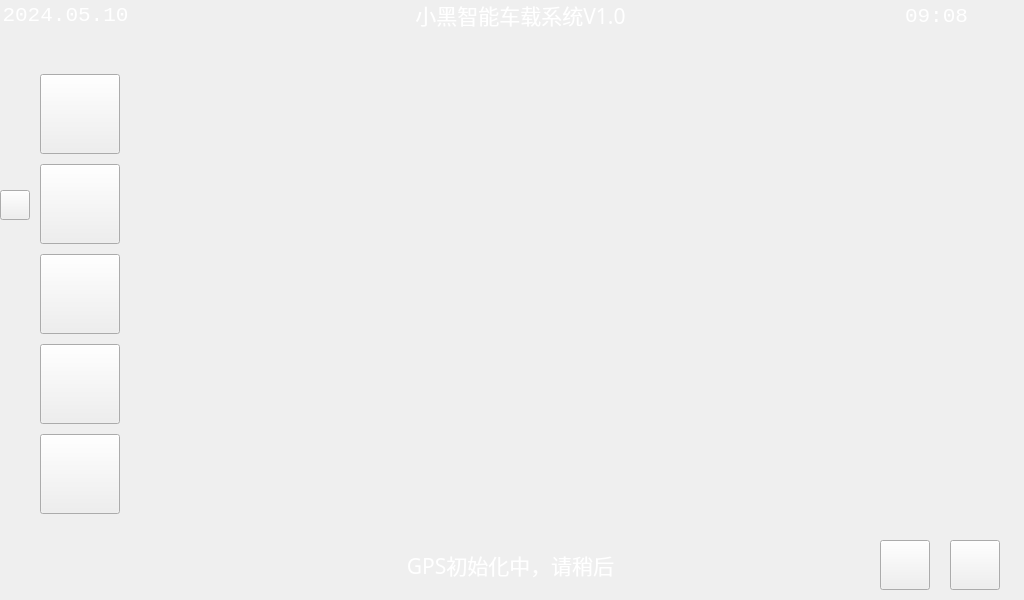
<?xml version="1.0" encoding="UTF-8"?>
<ui version="4.0">
 <class>Map</class>
 <widget class="QMainWindow" name="Map">
  <property name="geometry">
   <rect>
    <x>0</x>
    <y>0</y>
    <width>1024</width>
    <height>600</height>
   </rect>
  </property>
  <property name="windowTitle">
   <string>MainWindow</string>
  </property>
  <property name="styleSheet">
   <string notr="true">border-image: url(:/images/img/black.jpg);</string>
  </property>
  <widget class="QWidget" name="centralwidget">
   <widget class="QWidget" name="layoutWidget">
    <property name="geometry">
     <rect>
      <x>40</x>
      <y>70</y>
      <width>91</width>
      <height>451</height>
     </rect>
    </property>
    <layout class="QVBoxLayout" name="MenuLayout">
     <item>
      <widget class="QPushButton" name="CarButton">
       <property name="minimumSize">
        <size>
         <width>80</width>
         <height>80</height>
        </size>
       </property>
       <property name="maximumSize">
        <size>
         <width>80</width>
         <height>80</height>
        </size>
       </property>
       <property name="styleSheet">
        <string notr="true">border-image: url(:/images/img/daoche.png);</string>
       </property>
       <property name="text">
        <string/>
       </property>
      </widget>
     </item>
     <item>
      <widget class="QPushButton" name="MapButton">
       <property name="minimumSize">
        <size>
         <width>80</width>
         <height>80</height>
        </size>
       </property>
       <property name="maximumSize">
        <size>
         <width>80</width>
         <height>80</height>
        </size>
       </property>
       <property name="styleSheet">
        <string notr="true">border-image: url(:/images/img/map1.png);</string>
       </property>
       <property name="text">
        <string/>
       </property>
      </widget>
     </item>
     <item>
      <widget class="QPushButton" name="MusicButton">
       <property name="minimumSize">
        <size>
         <width>80</width>
         <height>80</height>
        </size>
       </property>
       <property name="maximumSize">
        <size>
         <width>80</width>
         <height>80</height>
        </size>
       </property>
       <property name="styleSheet">
        <string notr="true">border-image: url(:/images/img/home.png);</string>
       </property>
       <property name="text">
        <string/>
       </property>
      </widget>
     </item>
     <item>
      <widget class="QPushButton" name="WeatherButton">
       <property name="minimumSize">
        <size>
         <width>80</width>
         <height>80</height>
        </size>
       </property>
       <property name="maximumSize">
        <size>
         <width>80</width>
         <height>80</height>
        </size>
       </property>
       <property name="styleSheet">
        <string notr="true">border-image: url(:/images/img/weather.png);</string>
       </property>
       <property name="text">
        <string/>
       </property>
      </widget>
     </item>
     <item>
      <widget class="QPushButton" name="SetButton">
       <property name="minimumSize">
        <size>
         <width>80</width>
         <height>80</height>
        </size>
       </property>
       <property name="maximumSize">
        <size>
         <width>80</width>
         <height>80</height>
        </size>
       </property>
       <property name="styleSheet">
        <string notr="true">border-image: url(:/images/img/set.png);</string>
       </property>
       <property name="text">
        <string/>
       </property>
      </widget>
     </item>
    </layout>
   </widget>
   <widget class="QLabel" name="top_label_date">
    <property name="geometry">
     <rect>
      <x>0</x>
      <y>0</y>
      <width>131</width>
      <height>30</height>
     </rect>
    </property>
    <property name="minimumSize">
     <size>
      <width>30</width>
      <height>30</height>
     </size>
    </property>
    <property name="maximumSize">
     <size>
      <width>16777215</width>
      <height>30</height>
     </size>
    </property>
    <property name="palette">
     <palette>
      <active>
       <colorrole role="WindowText">
        <brush brushstyle="SolidPattern">
         <color alpha="255">
          <red>255</red>
          <green>255</green>
          <blue>255</blue>
         </color>
        </brush>
       </colorrole>
      </active>
      <inactive>
       <colorrole role="WindowText">
        <brush brushstyle="SolidPattern">
         <color alpha="255">
          <red>255</red>
          <green>255</green>
          <blue>255</blue>
         </color>
        </brush>
       </colorrole>
      </inactive>
      <disabled/>
     </palette>
    </property>
    <property name="font">
     <font>
      <family>Consolas</family>
      <pointsize>16</pointsize>
     </font>
    </property>
    <property name="text">
     <string>2024.05.10</string>
    </property>
    <property name="alignment">
     <set>Qt::AlignmentFlag::AlignCenter</set>
    </property>
   </widget>
   <widget class="QLabel" name="label_title">
    <property name="geometry">
     <rect>
      <x>290</x>
      <y>0</y>
      <width>461</width>
      <height>30</height>
     </rect>
    </property>
    <property name="palette">
     <palette>
      <active>
       <colorrole role="WindowText">
        <brush brushstyle="SolidPattern">
         <color alpha="255">
          <red>255</red>
          <green>255</green>
          <blue>255</blue>
         </color>
        </brush>
       </colorrole>
      </active>
      <inactive>
       <colorrole role="WindowText">
        <brush brushstyle="SolidPattern">
         <color alpha="255">
          <red>255</red>
          <green>255</green>
          <blue>255</blue>
         </color>
        </brush>
       </colorrole>
      </inactive>
      <disabled/>
     </palette>
    </property>
    <property name="font">
     <font>
      <family>微软雅黑</family>
      <pointsize>16</pointsize>
     </font>
    </property>
    <property name="text">
     <string>小黑智能车载系统V1.0</string>
    </property>
    <property name="alignment">
     <set>Qt::AlignmentFlag::AlignCenter</set>
    </property>
   </widget>
   <widget class="QWidget" name="layoutWidget_2">
    <property name="geometry">
     <rect>
      <x>780</x>
      <y>0</y>
      <width>241</width>
      <height>32</height>
     </rect>
    </property>
    <layout class="QHBoxLayout" name="TopLayout" stretch="0,0,0">
     <item>
      <widget class="QLabel" name="top_label_wifi">
       <property name="minimumSize">
        <size>
         <width>30</width>
         <height>30</height>
        </size>
       </property>
       <property name="maximumSize">
        <size>
         <width>30</width>
         <height>30</height>
        </size>
       </property>
       <property name="styleSheet">
        <string notr="true">border-image: url(:/images/img/WIFI.png);</string>
       </property>
       <property name="text">
        <string/>
       </property>
      </widget>
     </item>
     <item>
      <widget class="QLabel" name="top_label_bluetooth">
       <property name="minimumSize">
        <size>
         <width>30</width>
         <height>30</height>
        </size>
       </property>
       <property name="maximumSize">
        <size>
         <width>30</width>
         <height>30</height>
        </size>
       </property>
       <property name="styleSheet">
        <string notr="true">border-image: url(:/images/img/bluetooth.png);</string>
       </property>
       <property name="text">
        <string/>
       </property>
      </widget>
     </item>
     <item>
      <widget class="QLabel" name="top_label_time">
       <property name="minimumSize">
        <size>
         <width>30</width>
         <height>30</height>
        </size>
       </property>
       <property name="maximumSize">
        <size>
         <width>16777215</width>
         <height>30</height>
        </size>
       </property>
       <property name="palette">
        <palette>
         <active>
          <colorrole role="WindowText">
           <brush brushstyle="SolidPattern">
            <color alpha="255">
             <red>255</red>
             <green>255</green>
             <blue>255</blue>
            </color>
           </brush>
          </colorrole>
         </active>
         <inactive>
          <colorrole role="WindowText">
           <brush brushstyle="SolidPattern">
            <color alpha="255">
             <red>255</red>
             <green>255</green>
             <blue>255</blue>
            </color>
           </brush>
          </colorrole>
         </inactive>
         <disabled/>
        </palette>
       </property>
       <property name="font">
        <font>
         <family>Consolas</family>
         <pointsize>16</pointsize>
        </font>
       </property>
       <property name="text">
        <string>09:08</string>
       </property>
       <property name="alignment">
        <set>Qt::AlignmentFlag::AlignCenter</set>
       </property>
      </widget>
     </item>
    </layout>
   </widget>
   <widget class="QPushButton" name="zoom_up">
    <property name="geometry">
     <rect>
      <x>880</x>
      <y>540</y>
      <width>50</width>
      <height>50</height>
     </rect>
    </property>
    <property name="minimumSize">
     <size>
      <width>50</width>
      <height>50</height>
     </size>
    </property>
    <property name="maximumSize">
     <size>
      <width>50</width>
      <height>50</height>
     </size>
    </property>
    <property name="styleSheet">
     <string notr="true">border-image: url(:/images/img/zoom_up.png);</string>
    </property>
    <property name="text">
     <string/>
    </property>
   </widget>
   <widget class="QPushButton" name="zoom_down">
    <property name="geometry">
     <rect>
      <x>950</x>
      <y>540</y>
      <width>50</width>
      <height>50</height>
     </rect>
    </property>
    <property name="minimumSize">
     <size>
      <width>50</width>
      <height>50</height>
     </size>
    </property>
    <property name="maximumSize">
     <size>
      <width>50</width>
      <height>50</height>
     </size>
    </property>
    <property name="styleSheet">
     <string notr="true">border-image: url(:/images/img/zoom_down.png);</string>
    </property>
    <property name="text">
     <string/>
    </property>
   </widget>
   <widget class="QPushButton" name="MusicStart_2">
    <property name="geometry">
     <rect>
      <x>0</x>
      <y>190</y>
      <width>30</width>
      <height>30</height>
     </rect>
    </property>
    <property name="minimumSize">
     <size>
      <width>30</width>
      <height>30</height>
     </size>
    </property>
    <property name="maximumSize">
     <size>
      <width>30</width>
      <height>30</height>
     </size>
    </property>
    <property name="styleSheet">
     <string notr="true">border-image: url(:/images/img/triangle.png);</string>
    </property>
    <property name="text">
     <string/>
    </property>
   </widget>
   <widget class="QWidget" name="map_display" native="true">
    <property name="geometry">
     <rect>
      <x>150</x>
      <y>40</y>
      <width>850</width>
      <height>500</height>
     </rect>
    </property>
    <property name="styleSheet">
     <string notr="true">border-image: url(:/images/img/map_default.png);</string>
    </property>
   </widget>
   <widget class="QLabel" name="label_gps">
    <property name="geometry">
     <rect>
      <x>160</x>
      <y>550</y>
      <width>701</width>
      <height>30</height>
     </rect>
    </property>
    <property name="palette">
     <palette>
      <active>
       <colorrole role="WindowText">
        <brush brushstyle="SolidPattern">
         <color alpha="255">
          <red>255</red>
          <green>255</green>
          <blue>255</blue>
         </color>
        </brush>
       </colorrole>
      </active>
      <inactive>
       <colorrole role="WindowText">
        <brush brushstyle="SolidPattern">
         <color alpha="255">
          <red>255</red>
          <green>255</green>
          <blue>255</blue>
         </color>
        </brush>
       </colorrole>
      </inactive>
      <disabled/>
     </palette>
    </property>
    <property name="font">
     <font>
      <family>微软雅黑</family>
      <pointsize>16</pointsize>
     </font>
    </property>
    <property name="text">
     <string>GPS初始化中，请稍后</string>
    </property>
    <property name="alignment">
     <set>Qt::AlignmentFlag::AlignCenter</set>
    </property>
   </widget>
   <zorder>map_display</zorder>
   <zorder>layoutWidget</zorder>
   <zorder>top_label_date</zorder>
   <zorder>label_title</zorder>
   <zorder>layoutWidget_2</zorder>
   <zorder>zoom_up</zorder>
   <zorder>zoom_down</zorder>
   <zorder>MusicStart_2</zorder>
   <zorder>label_gps</zorder>
  </widget>
 </widget>
 <resources/>
 <connections/>
</ui>
